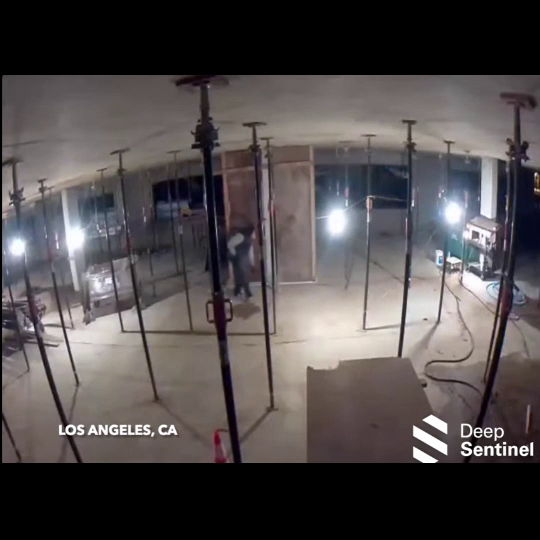
#> input picture frame 49 of Unidad1/Videos/security_camera.mp4, 540 x 540 px
$ python ejercicio5.py
#> lines starting #> are read from the running program, lines starting #| are printed output that depends on the picture
import cv2
from datetime import datetime
import time
import numpy as np

# Function for motion detection
def motion_detection(video):
    initialState = None
    motionTrackList = [None, None]
    motionTime = []

    while True:
        check, cur_frame = video.read()
#> cur_frame is the input picture: shape (540, 540, 3); mean B, G, R 76.1, 75.5, 80.6
        var_motion = 0

        if not check:
            break  # If there are no more frames to read, break the loop

        gray_image = cv2.cvtColor(cur_frame, cv2.COLOR_BGR2GRAY)
        gray_frame = cv2.GaussianBlur(gray_image, (5, 5), 0)  # Adjust kernel size
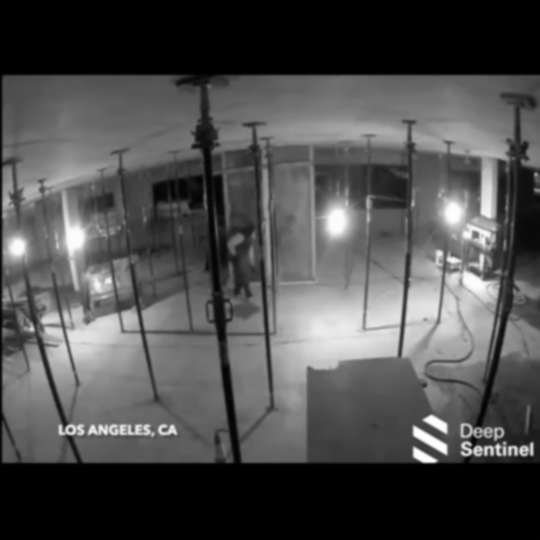
#> gray_frame: shape (540, 540); min 0, max 255, mean 77.1

        if initialState is None:
            initialState = gray_frame
            continue

        differ_frame = cv2.absdiff(initialState, gray_frame)
        thresh_frame = cv2.threshold(differ_frame, 30, 255, cv2.THRESH_BINARY)[1]
        thresh_frame = cv2.dilate(thresh_frame, None, iterations=2)

        cont, _ = cv2.findContours(thresh_frame.copy(),
                                   cv2.RETR_EXTERNAL, cv2.CHAIN_APPROX_SIMPLE)

        for cur in cont:
            if cv2.contourArea(cur) < 500:  # Adjust contour area threshold
                continue

            var_motion = 1
            (cur_x, cur_y, cur_w, cur_h) = cv2.boundingRect(cur)

            cv2.rectangle(cur_frame, (cur_x, cur_y), (cur_x + cur_w, cur_y + cur_h), (0, 255, 0), 3)

        motionTrackList.append(var_motion)
        motionTrackList = motionTrackList[-2:]

        if motionTrackList[-1] == 1 and motionTrackList[-2] == 0:
            motionTime.append(datetime.now())

        if motionTrackList[-1] == 0 and motionTrackList[-2] == 1:
            motionTime.append(datetime.now())

        cv2.imshow("Video", cur_frame)
        time.sleep(0.01)

        wait_key = cv2.waitKey(1)
        if wait_key == ord('m'):
            if var_motion == 1:
                motionTime.append(datetime.now())
            break

# Function for dense optical flow
# [57 lines left out: functions dense_optical_flow, sparse_optical_flow, not called in this run]

# Abre el video
video = cv2.VideoCapture('Unidad1\Videos\security_camera.mp4')

# Aplica detección de movimiento
motion_detection(video)

# Reinicia el video
video.release()
video = cv2.VideoCapture('Unidad1\Videos\security_camera.mp4')

# Aplica flujo óptico denso
dense_optical_flow(video)

# Reinicia el video
video.release()
video = cv2.VideoCapture('Unidad1\Videos\security_camera.mp4')

# Aplica flujo óptico disperso
sparse_optical_flow(video)

# Libera los recursos y cierra las ventanas
video.release()
cv2.destroyAllWindows()

$ run again, starting later in the video
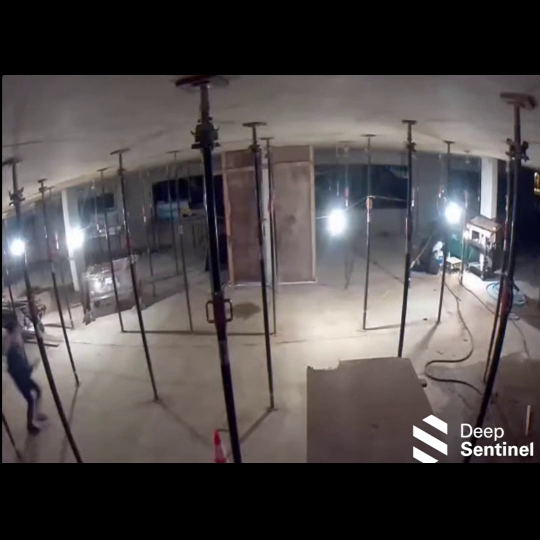
#> input picture frame 222 of Unidad1/Videos/security_camera.mp4, 540 x 540 px
#> in motion_detection, cur_frame is the input picture: shape (540, 540, 3); mean B, G, R 75.1, 74.7, 79.8
#> in motion_detection, `gray_frame = cv2.GaussianBlur(gray_image, (5, 5), 0)`:
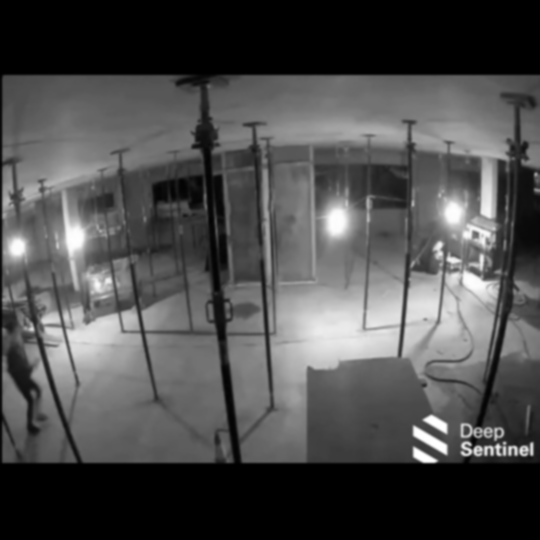
#> gray_frame: shape (540, 540); min 0, max 255, mean 76.2

$ run again, starting later in the video
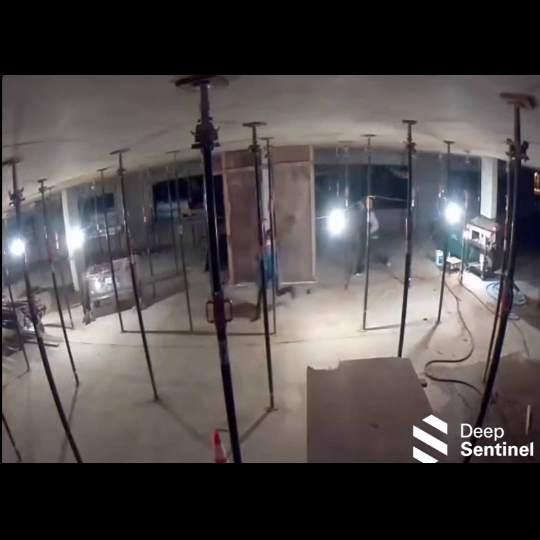
#> input picture frame 395 of Unidad1/Videos/security_camera.mp4, 540 x 540 px
#> in motion_detection, cur_frame is the input picture: shape (540, 540, 3); mean B, G, R 75.3, 75, 80.1
#> in motion_detection, `gray_frame = cv2.GaussianBlur(gray_image, (5, 5), 0)`:
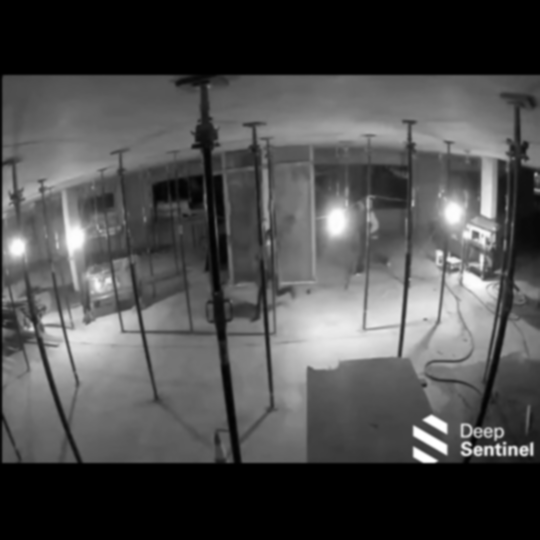
#> gray_frame: shape (540, 540); min 0, max 255, mean 76.5
